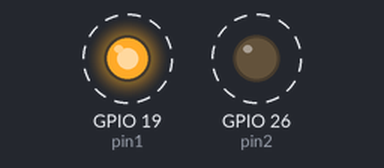
A program run on a simulated Raspberry Pi (BCM pin numbers). Shown: output pins drawn as LEDs (lit = HIGH). Dashed ring = blinking. What the program prints to the terminal is not drawn. At 10.0 s the program stops and its outputs stay as they are.

Above: at 0.2 s.
Timing chart, 0 to 3.0 s (numbered marks = the images above):
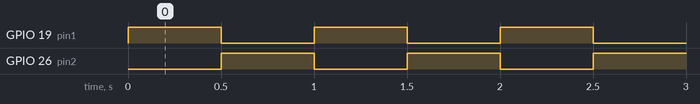

The program:

bicolor.py
```python
#! /usr/bin/python

# flashes a bicolor led for 10 seconds

import RPi.GPIO as GPIO
from time import sleep

# pins used for LED
pin1 = 19
pin2 = 26

# set which pin numbering system to use
#   BOARD = pin layout on board
#   BCM = pins layout on Broadcom chip
GPIO.setmode(GPIO.BCM)
# setup pin as input or output
GPIO.setup(pin1, GPIO.OUT)
GPIO.setup(pin2, GPIO.OUT)

for i in range(10):
    print i
    # turn output pin to the first color
    GPIO.output(pin1, True)
    GPIO.output(pin2, False)
    sleep(0.5)
    # turn output pin off
    GPIO.output(pin1, False)
    GPIO.output(pin2, True)
    sleep(0.5)

# reset the pin to its default state (this is important!)
GPIO.cleanup()
```

Measured:
- by itself, GPIO 19 (pin1), GPIO 26 (pin2): alternates HIGH for 0.50 s and LOW for 0.50 s, 20 changes in all, then stays LOW
